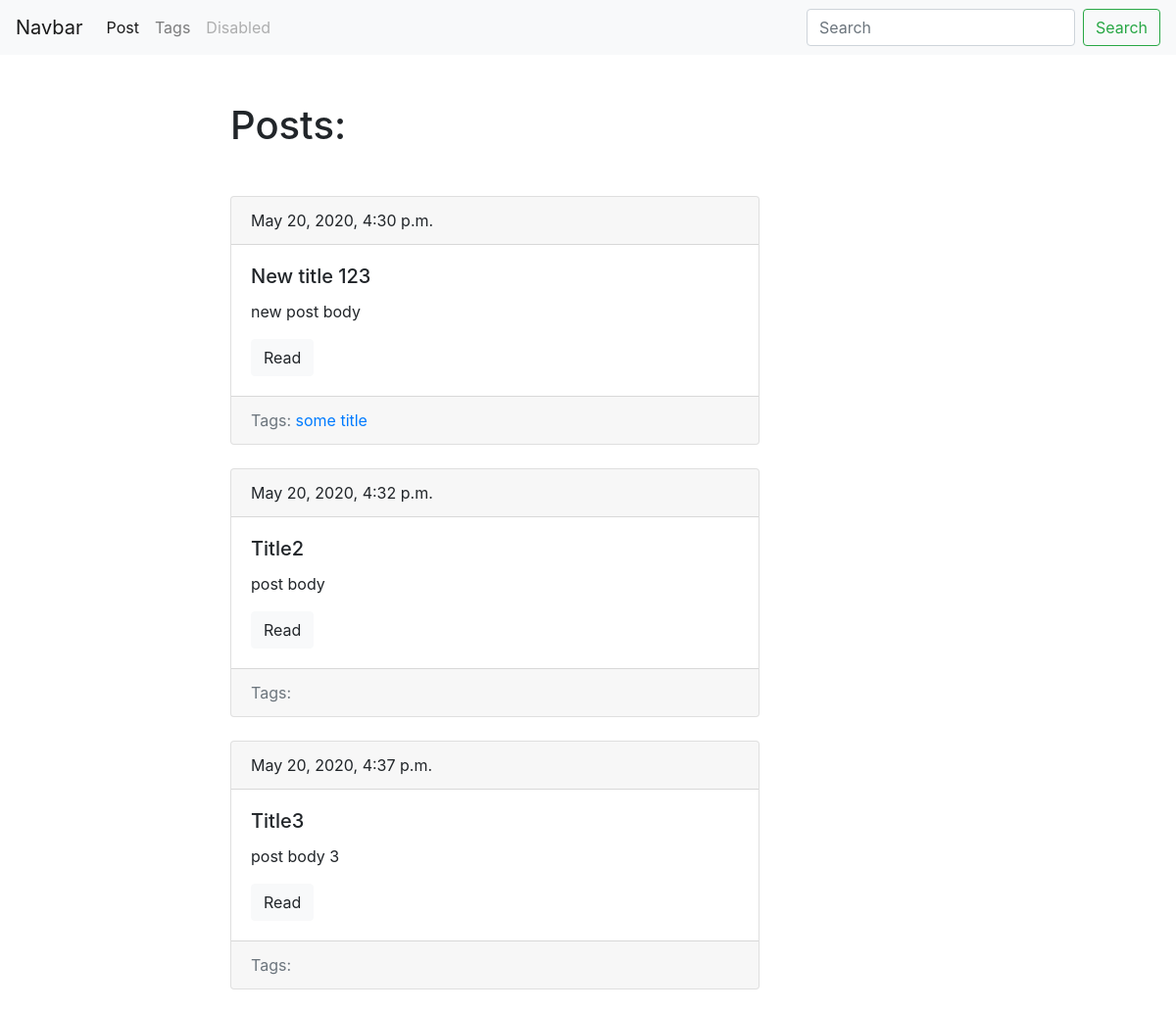
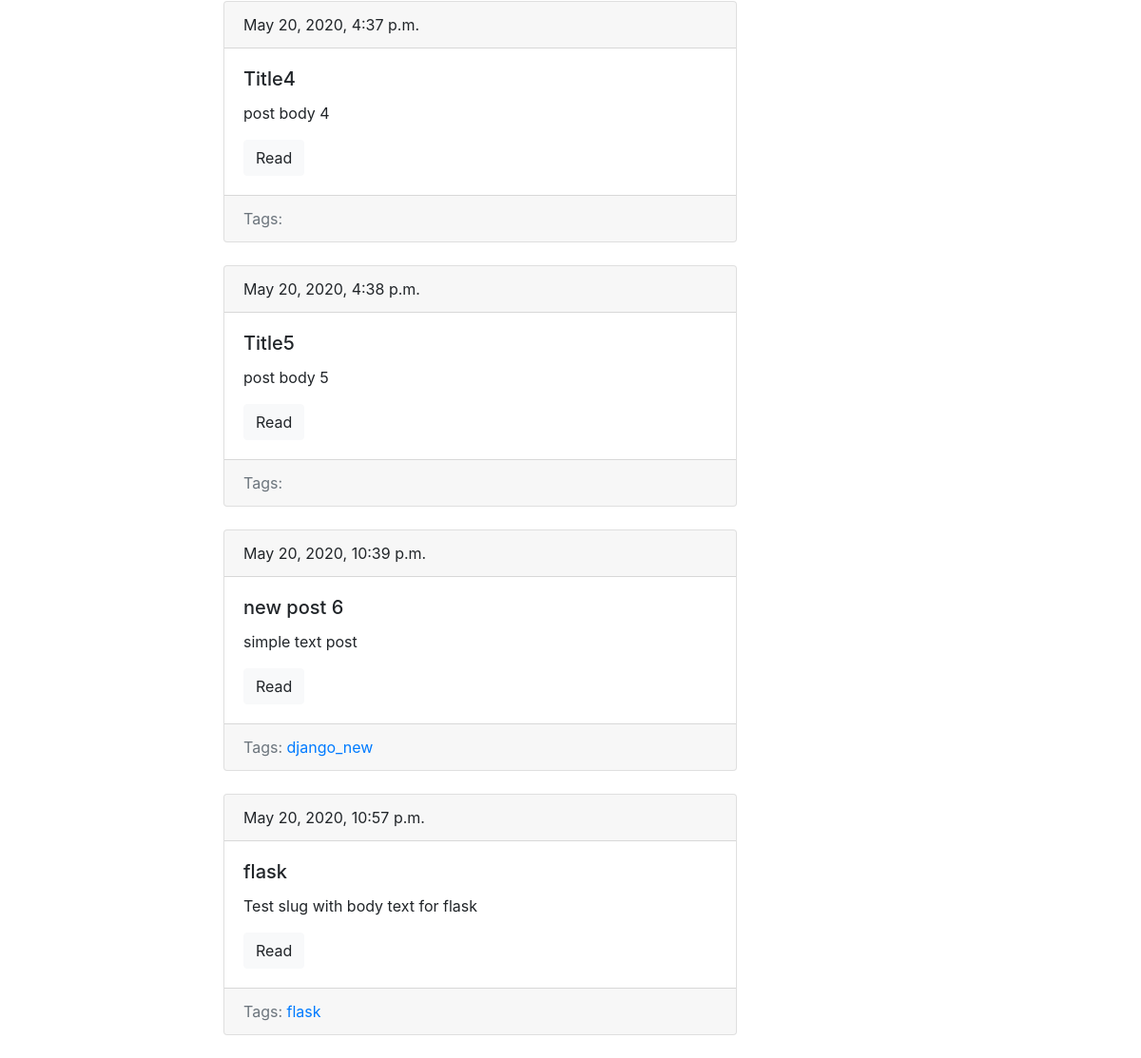
Screenshot of /blog/ with the database file from the repository (2 pictures, top to bottom).
### blog/models.py (models this page shows, shortened)
class Post(models.Model):
    title = models.CharField(max_length=150, db_index=True)
    slug = models.SlugField(max_length=150, blank=True, unique=True)
    body = models.TextField(blank=True, db_index=True)
    date_pub = models.DateTimeField(auto_now_add=True)
    tags = models.ManyToManyField('Tag', blank=True, related_name='posts')
    def get_absolute_url(self):
        return reverse('post_detail_url', kwargs={'slug': self.slug})

class Tag(models.Model):
    title = models.CharField(max_length=50)
    slug = models.SlugField(max_length=50, unique=True)
    def get_absolute_url(self):
        return reverse('tag_detail_url', kwargs={'slug': self.slug})

### blog/views.py (the view)
# urls.py: path('', posts_list, name='posts_list_url'),
def posts_list(request):
    posts = Post.objects.all()
    return render(request, 'blog/index.html', context={'posts': posts})

### blog/templates/blog/index.html (shortened to what this page needs)
{% extends 'blog/base_blog.html' %}
{% block content%}
    <h1 class="mb-5">Posts: </h1>
    {% for post in posts %}
        {% include 'blog/includes/post_card_template.html' %}
    {% endfor %}
{% endblock %}

### blog/templates/blog/includes/post_card_template.html
<div class="card mb-4">
    <div class="card-header">
        {{ post.date_pub }}
    </div>
    <div class="card-body">
        <h5 class="card-title">{{ post.title }}</h5>
        <p class="card-text">{{ post.body | truncatewords:15 }}</p>
        <a href="{{ post.get_absolute_url }}" class="btn btn-light">Read</a>
     </div>
    <div class="card-footer text-muted">
        Tags:
        {% for tag in post.tags.all %}
            <a href=" {{ tag.get_absolute_url }}">{{ tag.title }} </a>
        {% endfor %}
    </div>
</div>

### rows the page displays
Post: date_pub "May 20, 2020, 4:30 p.m.", title "New title 123", body "new post body"
Tag: title "some title"
Post: date_pub "May 20, 2020, 4:32 p.m.", title "Title2", body "post body"
Post: date_pub "May 20, 2020, 4:37 p.m.", title "Title3", body "post body 3"
Post: date_pub "May 20, 2020, 4:37 p.m.", title "Title4", body "post body 4"
Post: date_pub "May 20, 2020, 4:38 p.m.", title "Title5", body "post body 5"
Post: date_pub "May 20, 2020, 10:39 p.m.", title "new post 6", body "simple text post"
Tag: title "django_new"
Post: date_pub "May 20, 2020, 10:57 p.m.", title "flask", body "Test slug with body text for flask"
Tag: title "flask"
